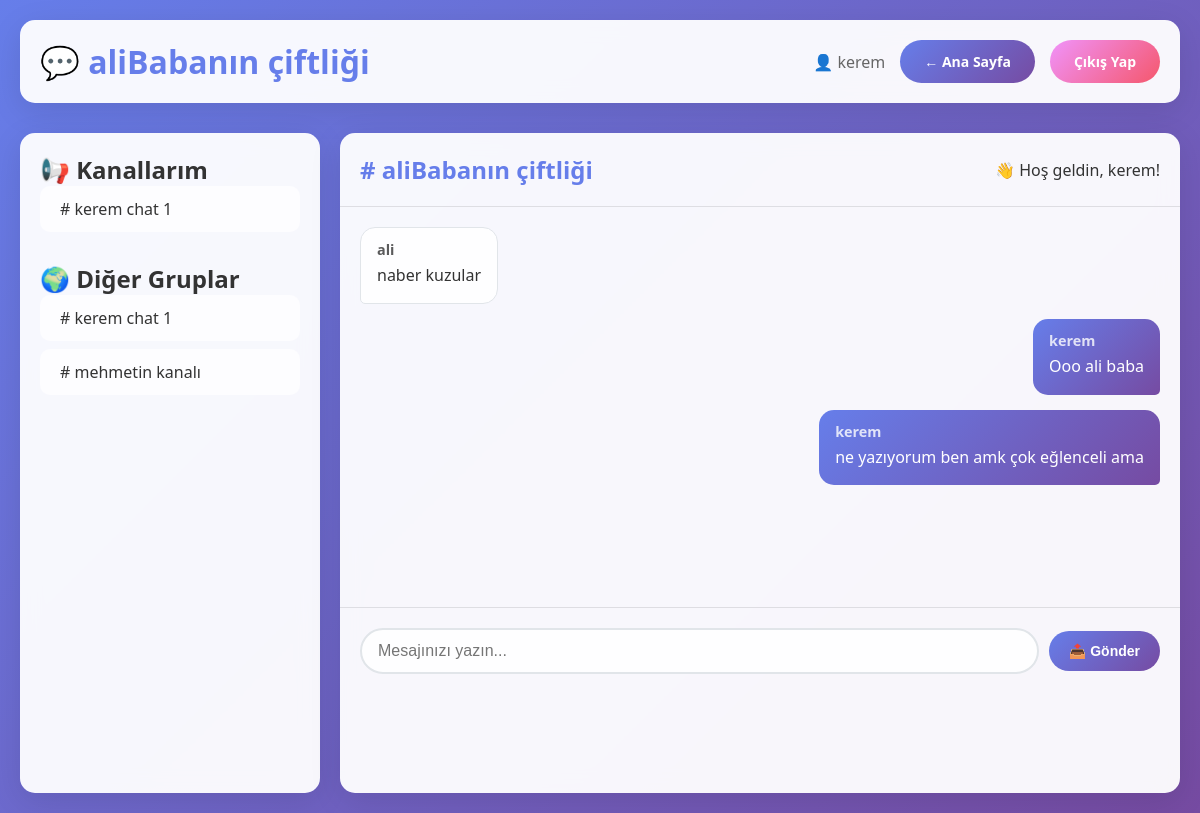
The page /chat/3 (signed in) on the database its author committed.
### models.py (models this page shows, shortened)
class Group(db.Model):
    id = db.Column(db.Integer, primary_key=True)
    name = db.Column(db.String(100), nullable=False)
    members = db.relationship('User', secondary=user_group, back_populates='groups')
    messages = db.relationship('Message', backref='group', lazy=True)

class User(db.Model):
    id = db.Column(db.Integer, primary_key=True)
    username = db.Column(db.String(150), unique=True, nullable=False)
    email = db.Column(db.String(150), unique=True, nullable=False)
    password = db.Column(db.String(60), nullable=False)
    groups = db.relationship('Group', secondary=user_group, back_populates='members')

class Message(db.Model):
    id = db.Column(db.Integer, primary_key=True)
    content = db.Column(db.Text, nullable=False)
    user_id = db.Column(db.Integer, db.ForeignKey('user.id'), nullable=False)
    group_id = db.Column(db.Integer, db.ForeignKey('group.id'), nullable=False)
    author = db.relationship('User', backref='messages')

### routes.py (the view)
@main.route('/chat/<int:group_id>', methods=['GET'])
def chat(group_id):
    if 'user_id' in session:
        try:
            print(f"Session user_id: {session['user_id']}")
            print(f"Requested group_id: {group_id}")
            group = Group.query.get_or_404(group_id)
            print(f"Found group: {group.name}")
            user = User.query.get(session['user_id'])
            if not user:
                print("User not found in database")
                return jsonify({"message": "User not found", "success": False}), 404
            print(f"Found user: {user.username}")
            other_groups = [g for g in Group.query.all() if g.id != group.id]
            return render_template('group.html', group=group, user=user, other_groups=other_groups)
        except Exception as e:
            print(f"Error in chat route: {str(e)}")
            return jsonify({"message": f"Error: {str(e)}", "success": False}), 500
    else:
        print("No user_id in session")
        return jsonify({"message": "Unauthorized - No session", "success" : False}), 401

### templates/group.html (shortened to what this page needs)
<!DOCTYPE html>
<html lang="en">
<head>
    <link rel="stylesheet" href="/static/css/main.css">
    <link rel="stylesheet" href="/static/css/chat.css">
</head>
<body>
    <div class="container fade-in">
        <div class="header">
            <h1>💬 {{ group.name }}</h1>
            <div class="user-info">
                <p>👤 {{ user.username }}</p>
                <a href="/" class="btn">← Ana Sayfa</a>
                <a href="/logout" class="btn btn-secondary">Çıkış Yap</a>
            </div>
        </div>
        <div class="chat-container">
            <div class="chat-sidebar">
                <h2>📢 Kanallarım</h2>
                <ul class="channel-list">
                    {% for user_group in user.groups %}
                    <li class="channel-item {% if user_group.id == group.id %}active{% endif %}">
                        <a href="/chat/{{ user_group.id }}"># {{ user_group.name }}</a>
                    </li>
                    {% endfor %}
                </ul>
                <div style="margin-top: 30px;">
                    <h2>🌍 Diğer Gruplar</h2>
                    <ul class="channel-list">
                        {% for other_group in other_groups %}
                        <li class="channel-item">
                            <a href="/chat/{{ other_group.id }}"># {{ other_group.name }}</a>
                        </li>
                        {% endfor %}
                    </ul>
                </div>
            </div>
            <div class="chat-main">
                <div class="chat-header">
                    <h2># {{ group.name }}</h2>
                    <p>👋 Hoş geldin, {{ user.username }}!</p>
                </div>
                <div class="chat-messages" id="message-list">
                    <div class="messages-wrapper" id="messages-wrapper">
                        {% for message in group.messages %}
                        <div class="message {% if message.author.id == user.id %}sent{% else %}received{% endif %}">
                            <div class="username">{{ message.author.username }}</div>
                            <div class="content">{{ message.content }}</div>
                        </div>
                        {% endfor %}
                    </div>
                </div>
                <div class="chat-input">
                    <input type="text" id="new-message" placeholder="Mesajınızı yazın..." autocomplete="off">
                    <button id="send-message">📤 Gönder</button>
                </div>
            </div>
        </div>
    </div>
</body>
</html>

### static/css/main.css (style rules this page uses)
* { margin: 0; padding: 0; box-sizing: border-box; }
body { font-family: 'Segoe UI', Tahoma, Geneva, Verdana, sans-serif; background: linear-gradient(135deg, #667eea 0%, #764ba2 100%); min-height: 100vh; color: #333; }
.container { max-width: 1200px; margin: 0 auto; padding: 20px; }
.header { background: rgba(255, 255, 255, 0.95); backdrop-filter: blur(10px); border-radius: 15px; padding: 20px; margin-bottom: 30px; box-shadow: 0 8px 32px rgba(0, 0, 0, 0.1); display: flex; justify-content: space-between; align-items: center; }
.header h1 { color: #667eea; font-size: 2rem; font-weight: 700; }
.header .user-info { display: flex; align-items: center; gap: 15px; }
.header .user-info p { color: #666; font-weight: 500; }
.btn { background: linear-gradient(135deg, #667eea 0%, #764ba2 100%); color: white; border: none; padding: 12px 24px; border-radius: 25px; cursor: pointer; font-size: 14px; font-weight: 600; transition: all 0.3s ease; text-decoration: none; display: inline-block; text-align: center; }
.btn-secondary { background: linear-gradient(135deg, #f093fb 0%, #f5576c 100%); }
.fade-in { animation: fadeIn 0.5s ease-out; }

### static/css/chat.css (style rules this page uses)
.chat-container { display: grid; grid-template-columns: 300px 1fr; gap: 20px; height: calc(100vh - 140px); }
.chat-sidebar { background: rgba(255, 255, 255, 0.95); backdrop-filter: blur(10px); border-radius: 15px; padding: 20px; box-shadow: 0 8px 32px rgba(0, 0, 0, 0.1); overflow-y: auto; }
.chat-main { background: rgba(255, 255, 255, 0.95); backdrop-filter: blur(10px); border-radius: 15px; box-shadow: 0 8px 32px rgba(0, 0, 0, 0.1); display: flex; flex-direction: column; }
.chat-header { padding: 20px; border-bottom: 1px solid rgba(0, 0, 0, 0.1); display: flex; justify-content: space-between; align-items: center; }
.chat-header h2 { color: #667eea; font-size: 1.5rem; font-weight: 600; }
.chat-messages { flex: 1; padding: 20px; overflow-y: auto; max-height: 400px; position: relative; }
.chat-messages::after { content: ""; display: table; clear: both; }
.messages-wrapper { min-height: 100%; }
.message { margin-bottom: 15px; padding: 12px 16px; border-radius: 15px; max-width: 70%; word-wrap: break-word; animation: messageSlide 0.3s ease-out; display: flex; flex-direction: column; clear: both; }
.message.sent { background: linear-gradient(135deg, #667eea 0%, #764ba2 100%); color: white; margin-left: auto; margin-right: 0; border-bottom-right-radius: 5px; float: right; }
.message.received { background: rgba(255, 255, 255, 0.9); color: #333; border: 1px solid #e1e5e9; margin-right: auto; margin-left: 0; border-bottom-left-radius: 5px; float: left; }
.message .username { font-weight: 600; font-size: 0.9rem; margin-bottom: 5px; opacity: 0.8; }
.message .content { font-size: 1rem; line-height: 1.4; }
.chat-input { padding: 20px; border-top: 1px solid rgba(0, 0, 0, 0.1); display: flex; gap: 10px; align-items: center; }
.chat-input input { flex: 1; padding: 12px 16px; border: 2px solid #e1e5e9; border-radius: 25px; font-size: 16px; transition: all 0.3s ease; background: rgba(255, 255, 255, 0.9); }
.chat-input button { padding: 12px 20px; background: linear-gradient(135deg, #667eea 0%, #764ba2 100%); color: white; border: none; border-radius: 25px; cursor: pointer; font-size: 14px; font-weight: 600; transition: all 0.3s ease; min-width: 80px; }
.channel-list { list-style: none; margin-bottom: 20px; }
.channel-item { padding: 12px 16px; border-radius: 10px; margin-bottom: 8px; background: rgba(255, 255, 255, 0.7); transition: all 0.3s ease; border-left: 4px solid transparent; cursor: pointer; }
.channel-item a { color: #333; text-decoration: none; font-weight: 500; display: block; }

### rows shown on the page
Group: name "aliBabanın çiftliği"
User: username "kerem"
Group: name "kerem chat 1"
Group: name "mehmetin kanalı"
Message: author.username "ali", content "naber kuzular"
Message: author.username "kerem", content "Ooo ali baba"
Message: author.username "kerem", content "ne yazıyorum ben amk çok eğlenceli ama"
